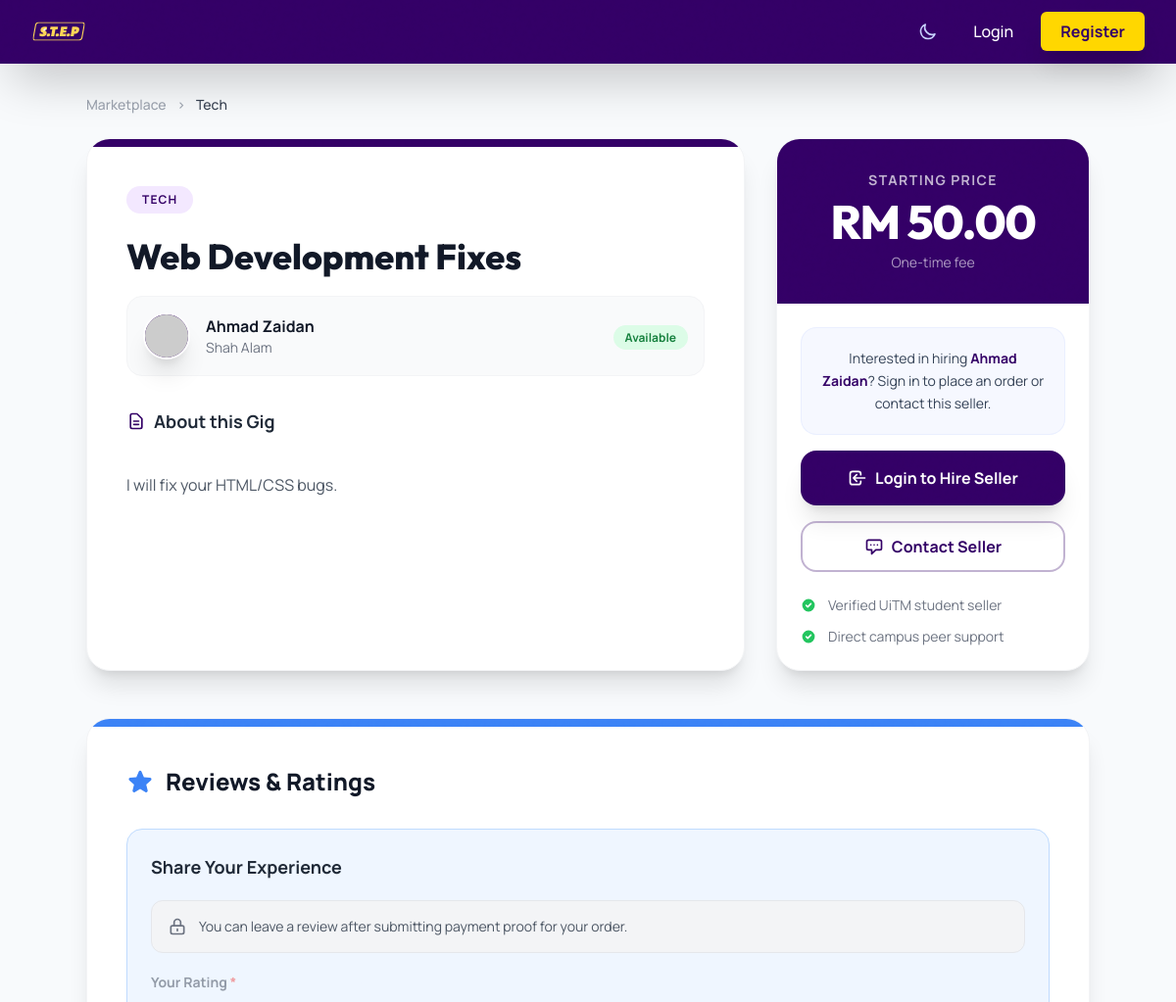
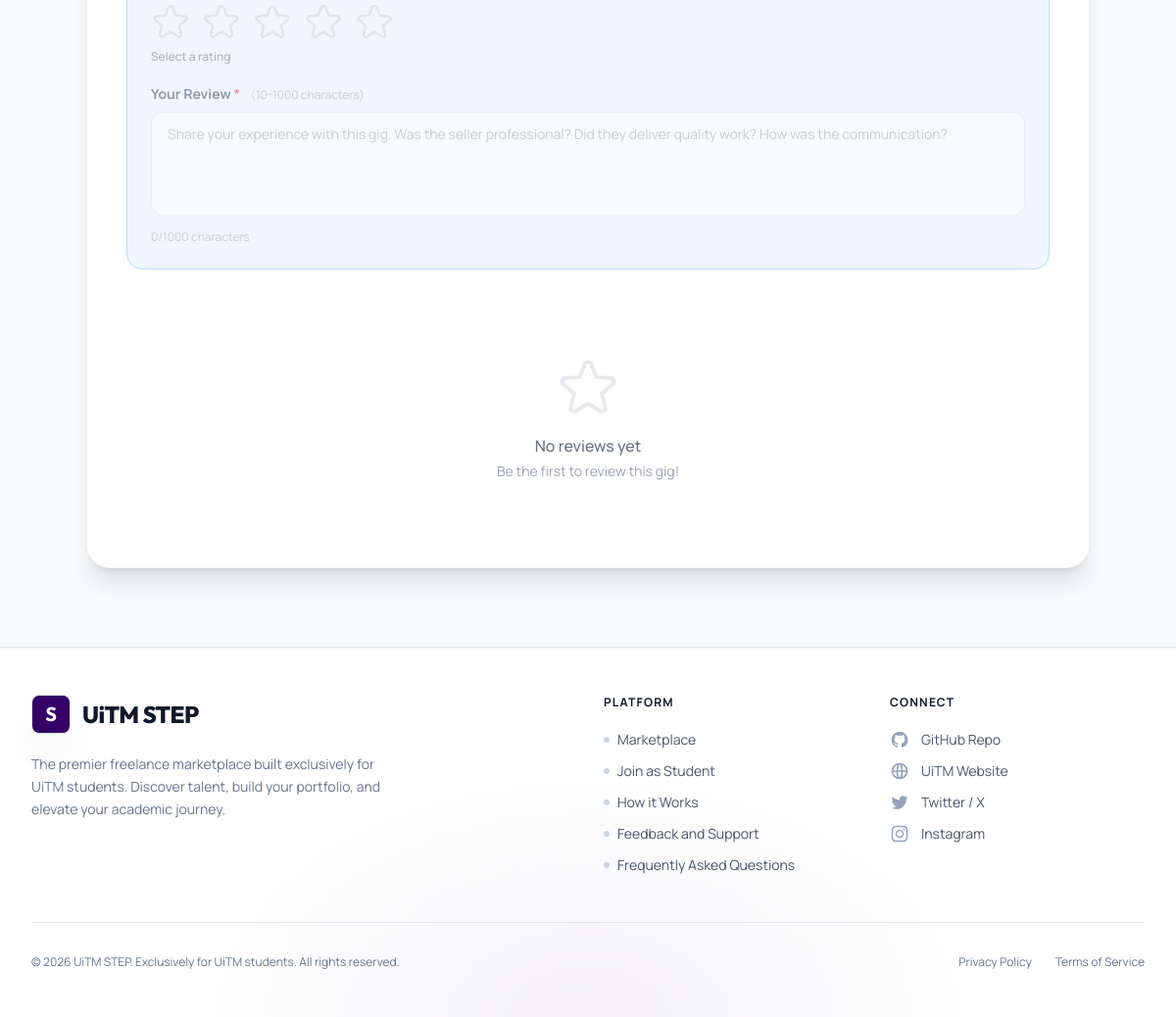
/gigs/details?id=1, run on the app's committed database (2 pictures, top to bottom).
### tables this page shows
CREATE TABLE IF NOT EXISTS gigs (
    gig_id INT AUTO_INCREMENT PRIMARY KEY,
    seller_id INT NOT NULL,
    title VARCHAR(255) NOT NULL,
    description TEXT NOT NULL,
    price DECIMAL(10,2) NOT NULL,
    category VARCHAR(100) NOT NULL,
    status ENUM('active', 'inactive') DEFAULT 'active',
    image_url VARCHAR(255) DEFAULT NULL,
    youtube_url VARCHAR(255) DEFAULT NULL,
    created_at TIMESTAMP DEFAULT CURRENT_TIMESTAMP,
    FOREIGN KEY (seller_id) REFERENCES users(user_id) ON DELETE CASCADE
);

CREATE TABLE IF NOT EXISTS users (
    user_id INT AUTO_INCREMENT PRIMARY KEY,
    student_id VARCHAR(20) UNIQUE NOT NULL,
    name VARCHAR(100) NOT NULL,
    email VARCHAR(100) UNIQUE NOT NULL,
    password VARCHAR(255) NOT NULL,
    campus VARCHAR(100) NOT NULL,
    role ENUM('student', 'admin', 'banned') DEFAULT 'student',
    profile_picture VARCHAR(255) DEFAULT NULL,
    bio TEXT DEFAULT NULL,
    is_verified TINYINT(1) DEFAULT 0,
    otp_code VARCHAR(10) DEFAULT NULL,
    created_at TIMESTAMP DEFAULT CURRENT_TIMESTAMP
);

### gigs/details.php (the view, shortened to what the rows shown need)
<?php
require_once '../includes/functions.php';
require_once '../includes/db.php';
$gig_id = isset($_GET['id']) ? (int)$_GET['id'] : 0;
$stmt = $pdo->prepare("
    SELECT g.*, u.name as seller_name, u.campus, u.profile_picture
    FROM gigs g
    JOIN users u ON g.seller_id = u.user_id
    WHERE g.gig_id = ?
");
$stmt->execute([$gig_id]);
$gig = $stmt->fetch();
require_once '../includes/header.php';
?>
<div class="max-w-5xl mx-auto animate-fade-in-up">
    <nav class="mb-6 text-sm text-gray-400 dark:text-slate-500 font-medium transition-colors duration-300">
        <a href="<?php echo ROOT_URL; ?>marketplace" class="hover:text-uitmPurple dark:hover:text-purple-400 transition-colors">Marketplace</a>
        <span class="mx-2">›</span>
        <span class="text-gray-700 dark:text-slate-300"><?php echo escape($gig['category']); ?></span>
    </nav>
    <div class="flex flex-col lg:flex-row gap-8">
        <div class="flex-grow bg-white dark:bg-slate-900 rounded-3xl shadow-xl border border-gray-100 dark:border-slate-800 overflow-hidden transition-colors duration-300">
            <div class="p-8 md:p-10">
                <span class="inline-block bg-purple-100 dark:bg-purple-900/30 text-uitmPurple dark:text-purple-300 px-4 py-1.5 rounded-full text-xs font-bold uppercase tracking-widest mb-6 transition-colors duration-300">
                    <?php echo escape($gig['category']); ?>
                </span>
                <h1 class="text-3xl md:text-4xl font-extrabold text-gray-900 dark:text-white mb-5 leading-tight font-serif transition-colors duration-300"><?php echo escape($gig['title']); ?></h1>
                <div class="flex items-center gap-4 mb-8 p-4 bg-gray-50 dark:bg-slate-800/50 rounded-2xl border border-gray-100 dark:border-slate-700 transition-colors duration-300">
                    <div class="w-12 h-12 rounded-full bg-uitmPurple flex items-center justify-center text-white font-extrabold text-lg flex-shrink-0 overflow-hidden border-2 border-white shadow-xl">
                    </div>
                    <div>
                        <p class="font-bold text-gray-900 dark:text-white transition-colors duration-300"><?php echo escape($gig['seller_name']); ?></p>
                        <p class="text-sm text-gray-500 dark:text-slate-400 transition-colors duration-300"><?php echo escape(str_replace(['UiTM Kampus ', 'UiTM '], '', $gig['campus'])); ?></p>
                    </div>
                    <div class="ml-auto">
                    </div>
                </div>
                <h2 class="text-lg font-bold text-gray-800 dark:text-slate-200 mb-3 flex items-center gap-2 transition-colors duration-300">
                    <svg class="w-5 h-5 text-uitmPurple dark:text-purple-400" fill="none" stroke="currentColor" viewBox="0 0 24 24"><path stroke-linecap="round" stroke-linejoin="round" stroke-width="2" d="M9 12h6m-6 4h6m2 5H7a2 2 0 01-2-2V5a2 2 0 012-2h5.586a1 1 0 01.707.293l5.414 5.414a1 1 0 01.293.707V19a2 2 0 01-2 2z"></path></svg>
                    About this Gig
                </h2>
                <p class="text-gray-600 dark:text-slate-400 whitespace-pre-line leading-relaxed text-base transition-colors duration-300">
                    <?php echo escape($gig['description']); ?>
                </p>
            </div>
        </div>
        <div class="lg:w-80 xl:w-96 flex-shrink-0">
            <div class="bg-white dark:bg-slate-900 rounded-3xl shadow-xl border border-gray-100 dark:border-slate-800 overflow-hidden sticky top-24 transition-colors duration-300">
                <div class="bg-uitmPurple p-8 text-center text-white">
                    <div class="text-sm uppercase tracking-widest text-white/70 font-bold mb-2">Starting Price</div>
                    <div class="text-5xl font-extrabold tracking-tight font-serif">RM <?php echo number_format($gig['price'], 2); ?></div>
                    <div class="text-white/60 text-sm mt-2">One-time fee</div>
                </div>
                <div class="p-6">
                    <?php if (!isset($_SESSION['user_id'])): ?>
                        <div class="space-y-4">
                            <div class="bg-indigo-50/50 dark:bg-slate-800/80 border border-indigo-100/50 dark:border-slate-700/80 text-slate-700 dark:text-slate-300 p-5 rounded-2xl text-center text-sm leading-relaxed mb-4 transition-colors duration-300">
                                Interested in hiring <span class="font-bold text-uitmPurple dark:text-purple-300"><?php echo escape($gig['seller_name']); ?></span>? Sign in to place an order or contact this seller.
                            </div>
                            <a href="<?php echo ROOT_URL; ?>login?redirect=gigs/details?id=<?php echo $gig_id; ?>" class="w-full bg-uitmPurple text-white font-bold py-4 px-6 rounded-2xl shadow-xl hover:bg-purple-900 transition-all duration-300 text-base flex items-center justify-center gap-2">
                                <svg class="w-5 h-5" fill="none" stroke="currentColor" viewBox="0 0 24 24"><path stroke-linecap="round" stroke-linejoin="round" stroke-width="2" d="M11 16l-4-4m0 0l4-4m-4 4h14m-5 4v1a3 3 0 01-3 3H6a3 3 0 01-3-3V7a3 3 0 013-3h7a3 3 0 013 3v1"></path></svg>
                                Login to Hire Seller
                            </a>
                            <a href="<?php echo ROOT_URL; ?>login?redirect=gigs/details?id=<?php echo $gig_id; ?>" class="w-full border-2 border-uitmPurple/30 dark:border-purple-500/30 text-uitmPurple dark:text-purple-400 hover:bg-purple-50 dark:hover:bg-purple-900/20 font-bold py-3 px-6 rounded-2xl transition-all duration-300 flex items-center justify-center gap-2">
                                <svg class="w-5 h-5" fill="none" stroke="currentColor" viewBox="0 0 24 24"><path stroke-linecap="round" stroke-linejoin="round" stroke-width="2" d="M8 10h.01M12 10h.01M16 10h.01M9 16H5a2 2 0 01-2-2V6a2 2 0 012-2h14a2 2 0 012 2v8a2 2 0 01-2 2h-5l-5 5v-5z"></path></svg>
                                Contact Seller
                            </a>
                        </div>
                    <?php endif; ?>
                </div>
            </div>
        </div>
    </div>
</div>
<div class="max-w-5xl mx-auto mt-12 mb-12 animate-fade-in-up">
    <div class="bg-white dark:bg-slate-900 rounded-3xl shadow-xl border border-gray-100 dark:border-slate-800 overflow-hidden transition-colors duration-300">
        <div class="p-8 md:p-10">
            <h2 class="text-2xl font-extrabold text-gray-900 dark:text-white mb-8 flex items-center gap-3 transition-colors duration-300">
                Reviews & Ratings
            </h2>
        </div>
    </div>
</div>
<?php require_once '../includes/footer.php'; ?>

### data on the page
gigs: category "Tech", category "TECH", title "Web Development Fixes", seller.name "Ahmad Zaidan", seller.campus "Shah Alam", description "I will fix your HTML/CSS bugs.", price "50.00"
